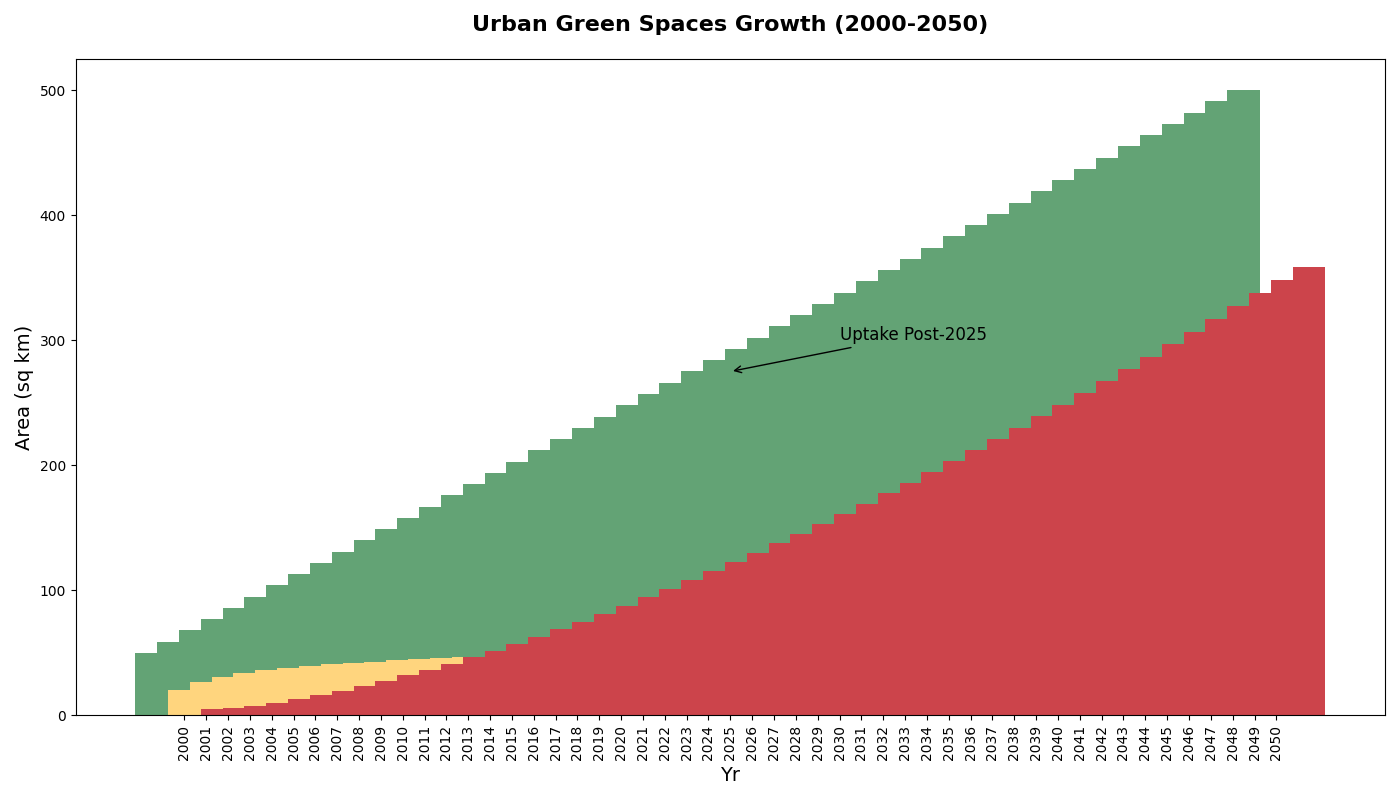

Write Python code to recreate this figure.
import matplotlib.pyplot as plt
import numpy as np

years = np.arange(2000, 2051)
urban_parks = np.linspace(50, 500, len(years))
roof_gardens = 20 + 10 * np.log1p(years - 2000)
green_walls = 5 + (years - 2000) ** 1.5

fig, ax1 = plt.subplots(1, 1, figsize=(14, 8))

width = 1.5
years_offsets = np.arange(len(years))

ax1.bar(years_offsets - width, urban_parks, width, color='#63A375')
ax1.bar(years_offsets, roof_gardens, width, color='#FFD57E')
ax1.bar(years_offsets + width, green_walls, width, color='#CC444B')

ax1.set_title('Urban Green Spaces Growth (2000-2050)', fontsize=16, fontweight='bold', pad=20)
ax1.set_xlabel('Yr', fontsize=14)
ax1.set_ylabel('Area (sq km)', fontsize=14)
ax1.set_xticks(years_offsets)
ax1.set_xticklabels(years, rotation=90)
ax1.annotate('Uptake Post-2025', xy=(25, urban_parks[25]), xytext=(30, 300),
             arrowprops=dict(facecolor='black', arrowstyle='->'), fontsize=12)

plt.tight_layout()
plt.show()
